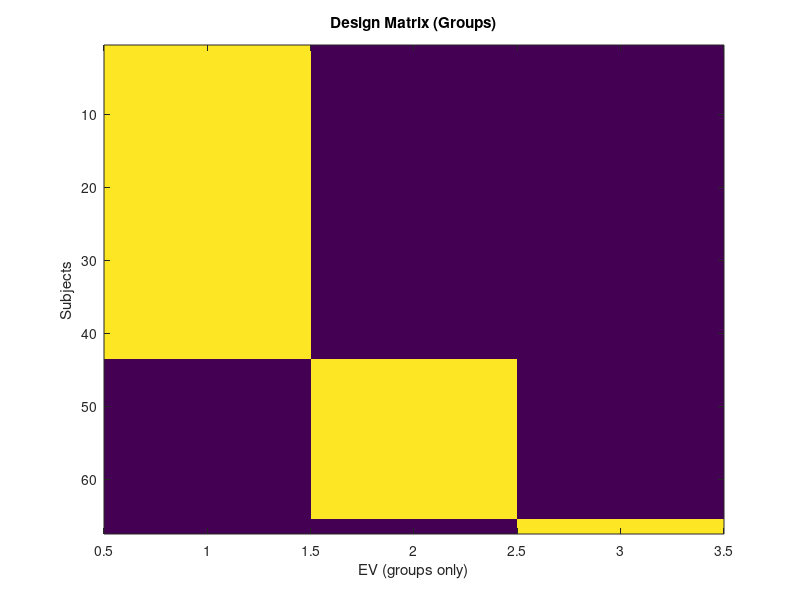

MATLAB code to generate this figure:
% Group sizes
% groupSizes = [46, 45, 45, 44, 22];

% groupSizes = [50, 22, 4];
% 
% 
% nGroups = length(groupSizes);
% totalSubs = sum(groupSizes);
% 
% % Create design matrix: one-hot encoding for each group
% designMat = zeros(totalSubs, nGroups);
% 
% startIdx = 1;
% for g = 1:nGroups
%     designMat(startIdx : startIdx + groupSizes(g) - 1, g) = 1;
%     startIdx = startIdx + groupSizes(g);
% end
% 
% % Prepare .mat file text content
% fid = fopen('design.mat','w');
% fprintf(fid, '/NumWaves %d\n', nGroups);
% fprintf(fid, '/NumPoints %d\n', totalSubs);
% fprintf(fid, '/PPheights');
% fprintf(fid, ' 1'); % Assuming all EVs have height 1
% for i = 2:nGroups
%     fprintf(fid, ' 1');
% end
% fprintf(fid, '\n');
% fprintf(fid, '/Matrix\n');
% 
% % for i = 1:totalSubs
% %     fprintf(fid, '%d %d %d %d %d\n', designMat(i,1), designMat(i,2), designMat(i,3), designMat(i,4), designMat(i,5));
% % end
% 
% for i = 1:totalSubs
%     fprintf(fid, [repmat('%d ', 1, nGroups) '\n'], designMat(i,:));
% end
% 
% 
% fclose(fid);
% 
% imagesc(designMat)
% xlabel('Groups'); ylabel('Subjects')
% title('Design Matrix')

%%
% groupSizes = [46, 45, 45, 44, 22];
% grp = [];
% 
% for g = 1:length(groupSizes)
%     grp = [grp; repmat(g, groupSizes(g), 1)];
% end
% 
% % Save to design.grp file
% fid = fopen('design.grp', 'w');
% fprintf(fid, '%d\n', grp);
% fclose(fid);
% 
%%
groupSizes = [50, 22, 3];
nGroups = length(groupSizes);
totalSubs = sum(groupSizes);

% ---- 1. One-hot encoding for groups ----
designMat = zeros(totalSubs, nGroups);
startIdx = 1;
for g = 1:nGroups
    designMat(startIdx : startIdx + groupSizes(g) - 1, g) = 1;
    startIdx = startIdx + groupSizes(g);
end

% ---- 2. Add covariate: age ----
ages = [
34;35;30;39;31;40;43;38;35;33;49;44;46;31;36;45;30;44;46;31;37;39;38;45;34;30;31;35;40;43;33;32;41;45;33;49;45;37;44;42;40;50;50;37;49;47;49;50;46;40;
75;55;47;39;41;65;69;31;64;70;61;70;72;37;55;41;60;67;49;57;73;49;
57;56;57
];

if length(ages) ~= totalSubs
    error('Number of ages (%d) does not match number of subjects (%d)', length(ages), totalSubs);
end

% Append age column
designMat = [designMat ages];

% ---- 3. Write to design.mat ----
nEVs = nGroups + 1; % group EVs + age covariate
fid = fopen('design.mat','w');
fprintf(fid, '/NumWaves %d\n', nEVs);
fprintf(fid, '/NumPoints %d\n', totalSubs);
fprintf(fid, '/PPheights');
fprintf(fid, repmat(' 1', 1, nEVs));
fprintf(fid, '\n');
fprintf(fid, '/Matrix\n');

for i = 1:totalSubs
    fprintf(fid, [repmat('%d ', 1, nGroups) '%.2f\n'], designMat(i,1:nGroups), designMat(i,end));
end

fclose(fid);

% ---- 4. Quick check ----
imagesc(designMat(:,1:end-1)) % only show group columns
xlabel('EV (groups only)'); ylabel('Subjects')
title('Design Matrix (Groups)')

%% for DTI missing some subs

groupSizes = [43, 22, 2];
nGroups = length(groupSizes);
totalSubs = sum(groupSizes);

% ---- 1. One-hot encoding for groups ----
designMat = zeros(totalSubs, nGroups);
startIdx = 1;
for g = 1:nGroups
    designMat(startIdx : startIdx + groupSizes(g) - 1, g) = 1;
    startIdx = startIdx + groupSizes(g);
end

% ---- 2. Add covariate: age ----
ages = [
34;31;43;38;35;33;49;46;36;45;30;44;46;31;37;39;38;45;34;30;31;35;40;43;33;41;45;33;49;45;37;44;42;40;50;50;37;49;47;49;50;46;40;
75;55;47;39;41;65;69;31;64;70;61;70;72;37;55;41;60;67;49;57;73;49;
57;56
];


if length(ages) ~= totalSubs
    error('Number of ages (%d) does not match number of subjects (%d)', length(ages), totalSubs);
end

% Append age column
designMat = [designMat ages];

% ---- 3. Write to design.mat ----
nEVs = nGroups + 1; % group EVs + age covariate
fid = fopen('design.mat','w');
fprintf(fid, '/NumWaves %d\n', nEVs);
fprintf(fid, '/NumPoints %d\n', totalSubs);
fprintf(fid, '/PPheights');
fprintf(fid, repmat(' 1', 1, nEVs));
fprintf(fid, '\n');
fprintf(fid, '/Matrix\n');

for i = 1:totalSubs
    fprintf(fid, [repmat('%d ', 1, nGroups) '%.2f\n'], designMat(i,1:nGroups), designMat(i,end));
end

fclose(fid);

% ---- 4. Quick check ----
imagesc(designMat(:,1:end-1)) % only show group columns
xlabel('EV (groups only)'); ylabel('Subjects')
title('Design Matrix (Groups)')
